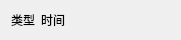
<?xml version="1.0" encoding="UTF-8"?>
<ui version="4.0">
 <class>HistoryItem</class>
 <widget class="QWidget" name="HistoryItem">
  <property name="geometry">
   <rect>
    <x>0</x>
    <y>0</y>
    <width>181</width>
    <height>36</height>
   </rect>
  </property>
  <property name="windowTitle">
   <string>Form</string>
  </property>
  <layout class="QHBoxLayout" name="horizontalLayout" stretch="0,1">
   <item>
    <widget class="QLabel" name="lab_type">
     <property name="text">
      <string>类型</string>
     </property>
    </widget>
   </item>
   <item>
    <widget class="QLabel" name="lab_time">
     <property name="text">
      <string>时间</string>
     </property>
    </widget>
   </item>
  </layout>
 </widget>
 <resources/>
 <connections/>
</ui>
